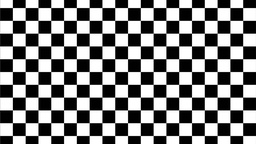
#> input picture test1.jpg, 256 x 144 px, shrunk from 852 x 480 before the run
$ python HarrisCorner.py
#> lines starting #> are read from the running program, lines starting #| are printed output that depends on the picture
"""
Harris Corner Detector

"""

import numpy as np
import cv2
import matplotlib.pyplot as plt


def conv2(img, conv_filter):
    # flip the filter
    f_siz_1, f_size_2 = conv_filter.shape
    conv_filter = conv_filter[range(f_siz_1 - 1, -1, -1), :][:, range(f_siz_1 - 1, -1, -1)]
    pad = (conv_filter.shape[0] - 1) // 2
    result = np.zeros((img.shape))
    img = np.pad(img, ((pad, pad), (pad, pad)), 'constant', constant_values=(0, 0))
    filter_size = conv_filter.shape[0]
    for r in np.arange(img.shape[0] - filter_size + 1):
        for c in np.arange(img.shape[1] - filter_size + 1):
            curr_region = img[r:r + filter_size, c:c + filter_size]
            curr_result = curr_region * conv_filter
            conv_sum = np.sum(curr_result)  # Summing the result of multiplication.
            result[r, c] = conv_sum  # Saving the summation in the convolution layer feature map.

    return result


def fspecial(shape=(3, 3), sigma=0.5):
    m, n = [(ss - 1.) / 2. for ss in shape]
    y, x = np.ogrid[-m:m + 1, -n:n + 1]
    h = np.exp(-(x * x + y * y) / (2. * sigma * sigma))
    h[h < np.finfo(h.dtype).eps * h.max()] = 0
    sumh = h.sum()
    if sumh != 0:
        h /= sumh
    return h


# Parameters, add more if needed
sigma = 2
thresh = 0.01
#   ADDING THE K VALUE, USUAL RANGE (0.04,0.06); THE LARGER THE VALUE,
#   THE MORE IT REFINES THE SELECTION OF POINTS; BUT TAKING IT TO BE
#   TOO HIGH COULD ALSO RISK MISSING SOME CRITICAL POINTS
k = 0.04

# Derivative masks
dx = np.array([[-1, 0, 1], [-1, 0, 1], [-1, 0, 1]]) # Prewitt mask
dy = dx.transpose()

image = cv2.imread('test1.jpg')
#> image is the input picture: shape (144, 256, 3); min 0, max 255, mean 127.7
#   DISPLAY ORIGINAL IMAGE
cv2.imshow('Original',image)
bw = cv2.cvtColor(image,cv2.COLOR_BGR2GRAY)

# computer x and y derivatives of image
Ix = conv2(bw, dx)
Iy = conv2(bw, dy)

#   g GIVES THE GAUSSIAN WINDOW FUCNTION, THE PARAMAETERS SENT TO fspecial ARE THE WINDOW SIZE OF
#   THE GAUSSIAN WINDOW (CREATED BY, fspecial) AND RETURNED TO g
g = fspecial((max(1, np.floor(3 * sigma) * 2 + 1), max(1, np.floor(3 * sigma) * 2 + 1)), sigma)
Iy2 = conv2(np.power(Iy, 2), g)
Ix2 = conv2(np.power(Ix, 2), g)
#> after the loop in conv2 (call 4), `for r in np.arange(img.shape[0] - filter_size + 1):`:
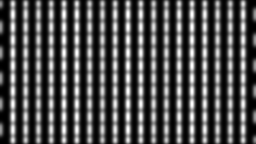
#> result: shape (144, 256) float64; min 4.69, max 188109.8, mean 58232; drawn with min black and max white
Ixy = conv2(Ix * Iy, g)
#> after the loop in conv2 (call 5), `for r in np.arange(img.shape[0] - filter_size + 1):`:
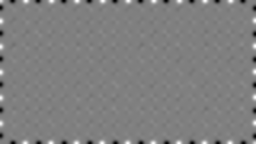
#> result: shape (144, 256) float64; min -14849.9, max 14772.3, mean -17.4; drawn with min black and max white

######################################################################
#   Compute the Harris Cornerness
######################################################################

#   WE CAN USE THE DIRECT FORMULAS TO DETERMINE THE DETERMINANT AND TRACE OF THE 'M' MATRIX
det  = Ix2 * Iy2 - Ixy * Ixy
trace = Ix2 + Iy2
#   THE FORMULA FOR CALCULATING RESPONSE
R = det - k* trace*trace
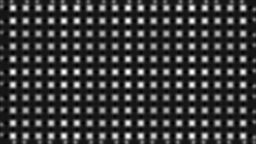
#> R: shape (144, 256) float64; min -1.19e+09, max 1.23e+10, mean 2e+09; drawn with min black and max white
#print(R.shape)
#   DISPLAY RESPONSE IMAGE
cv2.imshow('R', R)
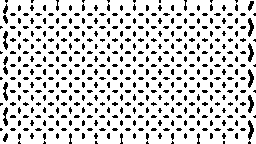
#> window 'R': shape (144, 256); 82.4% white; black in thin lines or dots
#print(R)
#print(np.amax(R))

######################################################################
#       Performing non-maximum suppression and
#       thresholding, return the N corner points
#       as an Nx2 matrix of x and y coordinates
######################################################################

#   APPLYING THRESHOLDING
R_thresh = np.ones(R.shape)
for i, values in enumerate(R):
    for j, r in enumerate(values):
        #   WOULD USE ONLY >thresh IF THE PIXEL VALUES WERE INITIALLY IN THE RANGE [0,1]
        #   BUT PIXEL VALUES ARE ACTUALLY IN [0,255] RANGE, SO THIS IS A BETTER WAY TO SET
        #   THE THRESHOLD; THIS WAY IT CAN ALSO VARY ACCORDING TO THE IMAGE
        if r > (thresh*np.amax(R)):
            #   this will be a corner
            R_thresh[i, j] = r
#> this loop made 144 passes

cv2.imshow('R after thresh', R_thresh)
#print(R_thresh.shape)

#   USING A SLIDING WINDOW OVER THE R_THRESH TO FIND THE LOCAL MAXIMAS
kernel = np.zeros((13,13))
rows, cols = R_thresh.shape
#> rows = 144; cols = 256
ker_r , ker_c = kernel.shape
x_r = ker_r//2
x_c = ker_c//2
#   ASSIGNING THE CENTER VALUE TO 1 AND OTHERS ARE 0
kernel[x_r,x_c] = 1
#   ADDING PADDING TO IMAGE
padded_img = np.zeros(((rows + 2*x_r), (cols + 2*x_c)))
padded_img[x_r: padded_img.shape[0]- x_r, x_c: padded_img.shape[1]- x_c] = R_thresh
img1 = padded_img
output_image = np.zeros(img1.shape)
#   FINDING MAXIMA
for i in range(x_r, img1.shape[0]-x_r):
    for j in range(x_c, img1.shape[1]-x_c):
        #   GETTING THE VALUES FROM THE R_thresh OCCURING IN THE WINDOW
        val = img1[i-x_r:i- x_r+ker_r , j-x_c: j-x_c+ker_c]
        #print(val)
        max = np.amax(val)
        #   IF MAXIMUM AMONGST THE NEIGHBORHOOD, SAVE THE VALUE TO THE output_image(CREATING A NEW IMAGE TO FIND ALL MAXIMAS)
        #   AND ASSIGN ALL THE NEIGHBOURING POINTS = 0
        if(img1[i,j] == max):
            output_image[i-x_r:i- x_r+ker_r , j-x_c: j-x_c+ker_c] = np.multiply(val, kernel)

R_maximum = output_image[x_r:-x_r, x_c:-x_c] #  IMAGE PART EXCLUDING THE PADDING
cv2.imshow('R_max', R_maximum)
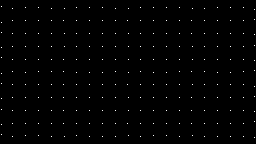
#> window 'R_max': shape (144, 256); 0.63% white in thin lines or dots
#print(R_maximum)

#   CREATING A LIST OF ALL THE PIXEL LOCATIONS FOR THE CORNERS
corners = []
for i, values in enumerate(R_maximum):
    for j, r in enumerate(values):
        if(r != 0):
            corners.append((i,j))
#> after the loop, corners = 231 pairs, first value 6 to 137, second value 1 to 254
#   PLOTTING THE CORNERS ON THE IMAGE
corn = np.asarray(corners)
#> corn has the same summary as corners
#print(corn.shape)
final = plt.imread('test1.jpg')
plt.imshow(final, cmap='gray')
plt.scatter(corn[:,1],corn[:,0],c='r',s=3)
plt.title('Harris Corner')
plt.axis('off')

#   USING THE OPENCV IN-BUILT CORNER HARRIS DETECTOR
#   PARAMETERS-     (greyscale image, derivative blocksize, aperture of sobel operator, k )
#   USING SOME IDEA FROM:- REFERENCE: https://docs.opencv.org/3.4/dc/d0d/tutorial_py_features_harris.html
dst = cv2.cornerHarris(bw,3,13,0.04)
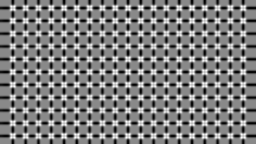
#> dst: shape (144, 256) float32; min -1.22e+09, max 1.03e+09, mean -111776400; drawn with min black and max white
#   APPLYING THRESHOLD ( MAY VARY FOR DIFFERENT IMAGES), AND MARKING THE CORNERS IN THE IMAGE
image[dst>0.01*dst.max()]=[0,0,255]
cv2.imshow('In-built',image)

plt.show()
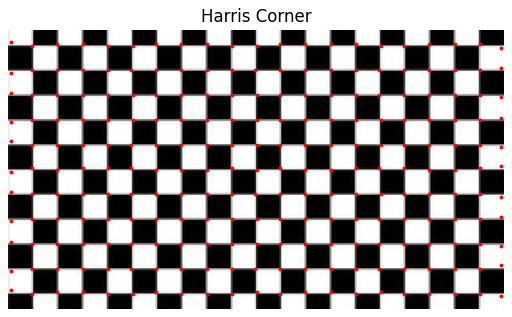
#> figure drawn by matplotlib, 1 panel
cv2.waitKey(0)
cv2.destroyAllWindows()
